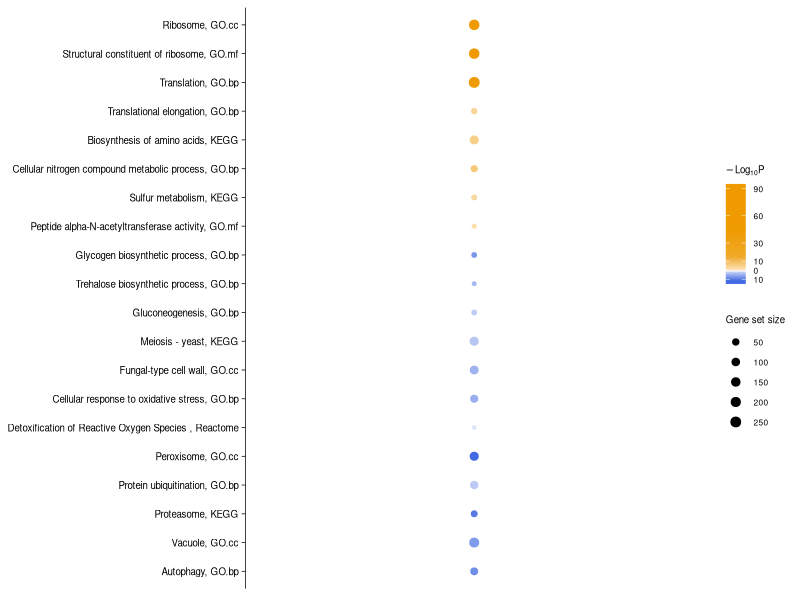
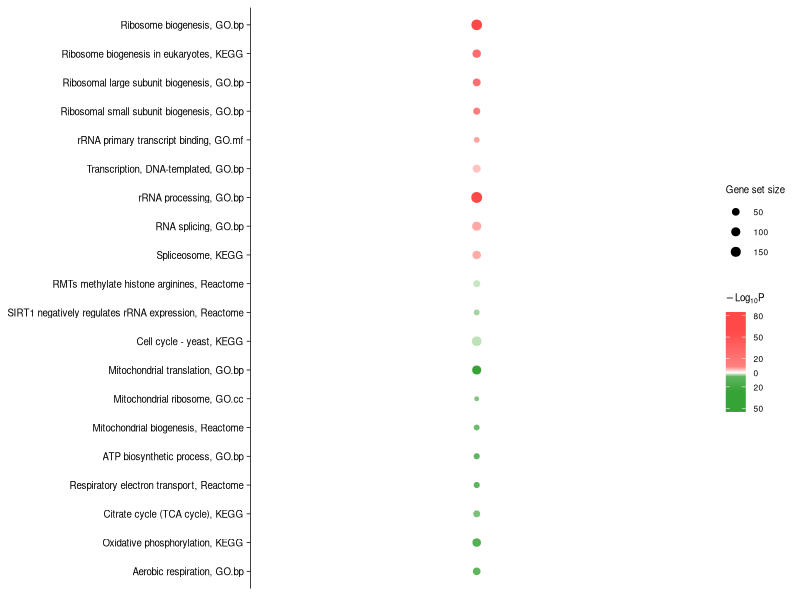
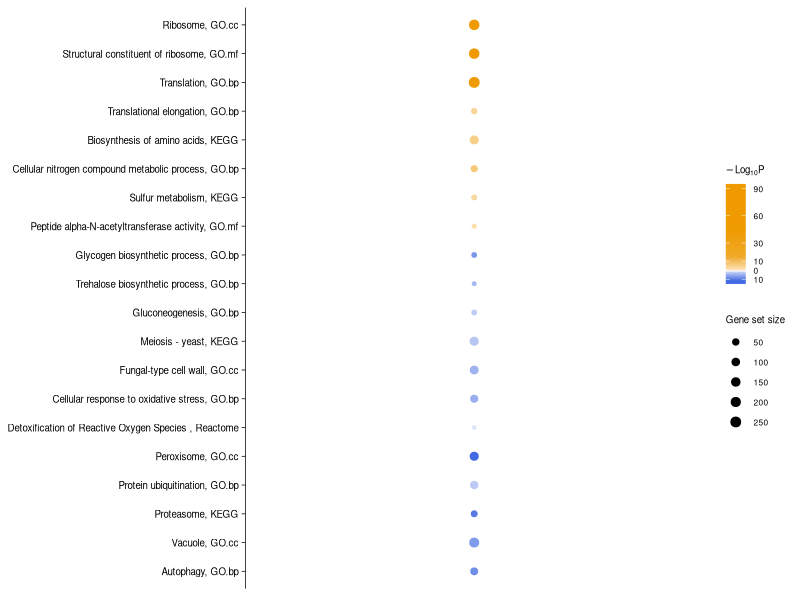
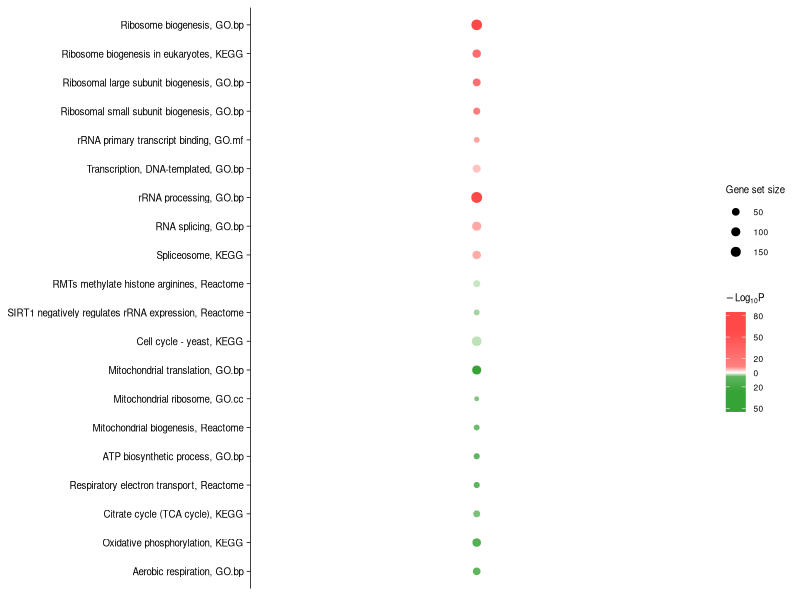

Here is the R script that generated these plots, in order:
suppressMessages({
    library(tidyverse)
    library(openxlsx)
})


data <- read.xlsx("../../results/concatenate/enrichment/yeast_all.xlsx") %>%
    as_tibble() %>% 
    select(-description)

pathway_data_1 <- read.xlsx("pathway_ids.xlsx", sheet = 1) %>%
    as_tibble()  %>%
    left_join(data, by = "id") %>% 
    mutate(
        pathwayGeneNum = as.integer(pathwayGeneNum),
        pvalue = pvalue.gene1,
        `-log10P` = -sign(pvalue) * log10(abs(pvalue)),
        database = database %>%
            case_match(
                "go.bp" ~ "GO.bp",
                "go.cc" ~ "GO.cc",
                "go.mf" ~ "GO.mf",
                "kegg" ~ "KEGG",
                "reactome" ~ "Reactome"
            ) %>%
            factor(
                levels = c("GO.bp", "GO.cc", "GO.mf", "KEGG", "Reactome")
            ),
        pathway = str_c(description, database, sep = ", ") %>%
            fct_inorder() %>%
            fct_rev()
    ) %>%
    select(
        id,
        pathway,
        pathwayGeneNum,
        `-log10P`,
    )

pathway_data_2 <- read.xlsx("pathway_ids.xlsx", sheet = 2) %>%
    as_tibble()  %>%
    left_join(data, by = "id") %>% 
    mutate(
        pathwayGeneNum = as.integer(pathwayGeneNum),
        pvalue = pvalue.gene2,
        `-log10P` = -sign(pvalue) * log10(abs(pvalue)),
        database = database %>%
            case_match(
                "go.bp" ~ "GO.bp",
                "go.cc" ~ "GO.cc",
                "go.mf" ~ "GO.mf",
                "kegg" ~ "KEGG",
                "reactome" ~ "Reactome"
            ) %>%
            factor(
                levels = c("GO.bp", "GO.cc", "GO.mf", "KEGG", "Reactome")
            ),
        pathway = str_c(description, database, sep = ", ") %>%
            fct_inorder() %>%
            fct_rev()
    ) %>%
    select(
        id,
        pathway,
        pathwayGeneNum,
        `-log10P`,
    )


# plot --------------------------------------------------------------------

# set p-value color gradient
colorPalette.pos <- c("white",  "orange2")
colorList.pos <- colorRampPalette(colorPalette.pos)(20L)[c(10L, 17L, 18L, 19L, 20L, 20L, 20L, 20L, 20L, 20L)]
colorPalette.neg <- c("white", "royalblue")
colorList.neg <- colorRampPalette(colorPalette.neg)(10L)[c(4L, 5L, 6L, 7L, 8L, 9L, 10L, 10L, 10L)]
colorList <- c(rev(colorList.neg), "white", colorList.pos)
# scales::show_col(colorList)

# # 500*600
# # 100=2.645cm
# ggplot(
#     data = pathway_data_1,
#     mapping = aes(
#         x = "yeast 1st",
#         y = pathway,
#         color = `-log10P`,
#         size = pathwayGeneNum
#     )
# ) +
#     geom_point() +
#     labs(
#         x = NULL,
#         y = NULL,
#         color = expression(-Log[10] * P),
#         size = "Gene set size"
#     ) +
#     scale_x_discrete(
#         labels = ~ str_wrap(., width = 5L)
#     ) +
#     scale_y_discrete(
#         labels = ~ str_wrap(., width = 55L)
#     ) +
#     scale_color_gradientn(
#         colors = colorList,
#         limits = c(-95, 15),
#         values = c(0, 95/110, 1),
#         breaks = c(-90, -60, -30, 0, 10),
#         labels = c(90, 60, 30, 0, 10) %>% as.character()
#     ) +
#     theme_classic() +
#     theme(
#         legend.title = element_text(size = 7),
#         legend.text = element_text(size = 6),
#         legend.key.size = unit(0.2, "inches"),
#         axis.text.x = element_blank(),
#         axis.line.x = element_blank(),
#         axis.ticks.x = element_blank(),
#         axis.text.y = element_text(
#             size = 10,
#             color = "black"
#         ),
#         axis.line.y = element_line(
#             linetype = 1,
#             color = "black",
#             linewidth = 0.3
#         ),
#         axis.ticks.y = element_line(
#             color = "black",
#             linewidth = 0.3,
#             lineend = 1
#         )
#     ) 

ggplot(
    data = pathway_data_1,
    mapping = aes(
        x = "yeast 1st",
        y = pathway,
        color = `-log10P`,
        size = pathwayGeneNum
    )
    ) +
    geom_point() +
    labs(
        x = NULL,
        y = NULL,
        color = expression(-Log[10] * P),
        size = "Gene set size"
    ) +
    scale_size(range = c(1, 3)) +
    scale_x_discrete(labels = ~ str_wrap(., width = 5L)) +
    scale_y_discrete(labels = ~ str_wrap(., width = 55L)) +
    scale_color_gradientn(
        colors = colorList,
        limits = c(-15, 95),
        values = c(0, 15/110, 1),
        breaks = c(-10, 0, 10, 30, 60, 90),
        labels = c(10, 0, 10, 30, 60, 90) %>% as.character()
    ) +
    theme_classic() +
    theme(
        legend.title = element_text(size = 7),
        legend.text = element_text(size = 6),
        legend.key.size = unit(0.2, "inches"),
        axis.text.x = element_blank(),
        axis.line.x = element_blank(),
        axis.ticks.x = element_blank(),
        axis.text.y = element_text(size = 7, color = "black"),
        axis.line.y = element_line(linetype = 1, color = "black", linewidth = 0.25),
        axis.ticks.y = element_line(color = "black", linewidth = 0.25, lineend = 1),
    ) 
ggsave("Enrichment1.pdf", width = 9.5, height = 9.5, units = "cm" ) 



# set p-value color gradient
colorPalette.pos <- c("white", "#FF4848")
colorList.pos <- colorRampPalette(colorPalette.pos)(20L)[c(14L, 15L, 16L, 17L, 18L, 19L, 20L, 20L, 20L, 20L)]
colorPalette.neg <- c("white", "#36A336")
colorList.neg <- colorRampPalette(colorPalette.neg)(20L)[c(16L, 17L, 18L, 19L, 20L, 20L, 20L, 20L, 20L, 20L)]
colorList <- c(rev(colorList.neg), "white", colorList.pos)
# scales::show_col(colorList)

# # 500*600
# ggplot(
#     data = pathway_data_2,
#     mapping = aes(
#         x = "yeast 2rd",
#         y = pathway,
#         color = `-log10P`,
#         size = pathwayGeneNum
#     )
# ) +
#     geom_point() +
#     labs(
#         x = NULL,
#         y = NULL,
#         color = expression(-Log[10] * P),
#         size = "Gene set size"
#     ) +
#     scale_x_discrete(
#         labels = ~ str_wrap(., width = 5L)
#     ) +
#     scale_y_discrete(
#         labels = ~ str_wrap(., width = 55L)
#     ) +
#     scale_color_gradientn(
#         colors = colorList,
#         limits = c(-55, 85),
#         values = c(0, 55/140, 1),
#         breaks = c(-50, -20, 0, 20, 50, 80),
#         labels = c(50, 20, 0, 20, 50, 80) %>% as.character()
#     ) +
#     theme_classic() +
#     theme(
#         legend.title = element_text(size = 7),
#         legend.text = element_text(size = 6),
#         legend.key.size = unit(0.2, "inches"),
#         axis.text.x = element_blank(),
#         axis.line.x = element_blank(),
#         axis.ticks.x = element_blank(),
#         axis.text.y = element_text(
#             size = 10,
#             color = "black"
#         ),
#         axis.line.y = element_line(
#             linetype = 1,
#             color = "black",
#             linewidth = 0.3
#         ),
#         axis.ticks.y = element_line(
#             color = "black",
#             linewidth = 0.3,
#             lineend = 1
#         )
#     )

ggplot(
    data = pathway_data_2,
    mapping = aes(
        x = "yeast 2rd",
        y = pathway,
        color = `-log10P`,
        size = pathwayGeneNum
    )
    ) +
    geom_point() +
    labs(
        x = NULL,
        y = NULL,
        color = expression(-Log[10] * P),
        size = "Gene set size"
    ) +
    scale_size(range = c(1, 3)) +
    scale_x_discrete(labels = ~ str_wrap(., width = 5L)) +
    scale_y_discrete(labels = ~ str_wrap(., width = 55L)) +
    scale_color_gradientn(
        colors = colorList,
        limits = c(-55, 85),
        values = c(0, 55/140, 1),
        breaks = c(-50, -20, 0, 20, 50, 80),
        labels = c(50, 20, 0, 20, 50, 80) %>% as.character()
    ) +
    theme_classic() +
    theme(
        legend.title = element_text(size = 7),
        legend.text = element_text(size = 6),
        legend.key.size = unit(0.2, "inches"),
        axis.text.x = element_blank(),
        axis.line.x = element_blank(),
        axis.ticks.x = element_blank(),
        axis.text.y = element_text(size = 7, color = "black"),
        axis.line.y = element_line(linetype = 1, color = "black", linewidth = 0.25),
        axis.ticks.y = element_line(color = "black", linewidth = 0.25, lineend = 1),
    ) 
ggsave("Enrichment2.pdf", width = 9.5, height = 9.5, units = "cm" ) 
